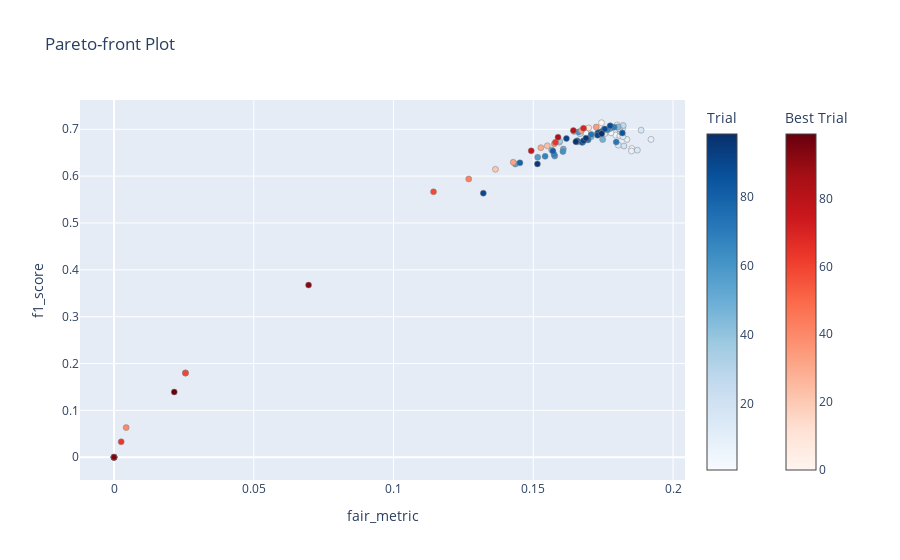

The notebook cell saved with this chart:
### Code cell
optuna.visualization.plot_pareto_front(study, target_names=["fair_metric", "f1_score"], include_dominated_trials = True)
